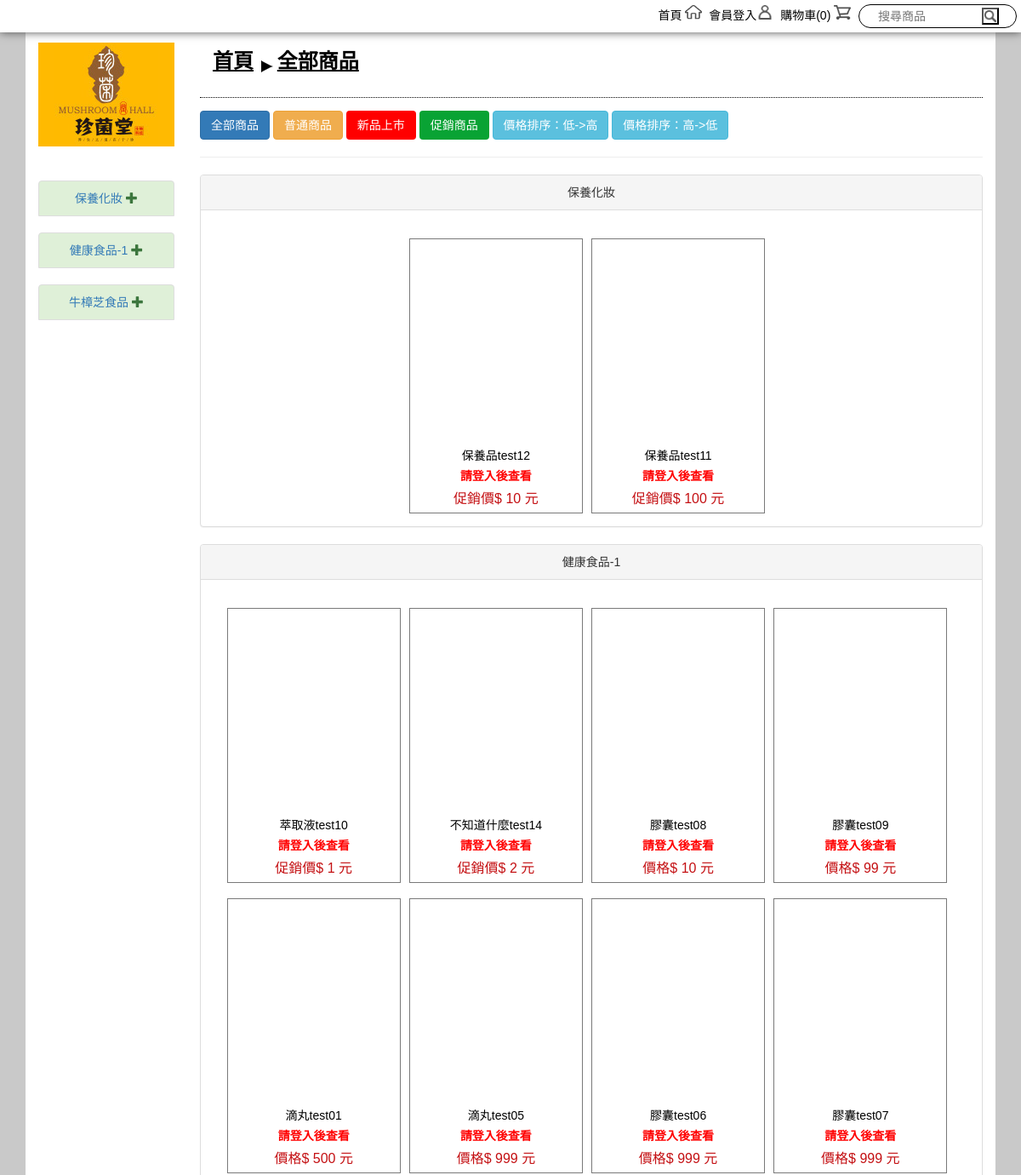
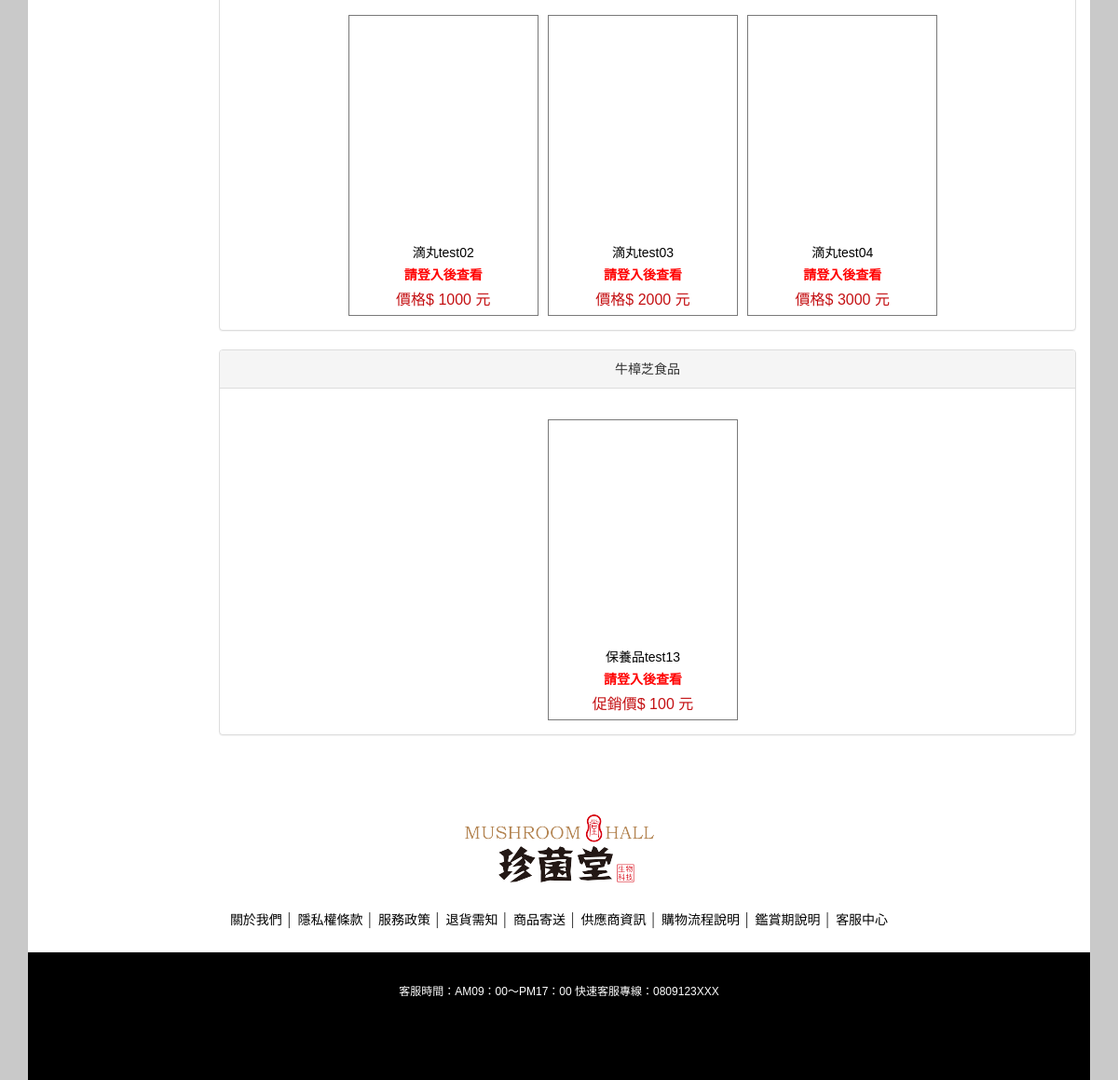
The page /pd_query.php on the database its author committed (2 pictures, top to bottom).
### tables this page shows
CREATE TABLE `proclass` (
  `no` int(11) NOT NULL COMMENT '類別編號 (PK)',
  `parent` int(11) NOT NULL COMMENT '上層編號(0:主類別，>0: 次類別)',
  `pcname` varchar(50) NOT NULL COMMENT '類別名稱',
  `sort` int(11) NOT NULL DEFAULT '1' COMMENT '類別順序(1最小)',
  `status` char(1) NOT NULL COMMENT '類別狀態(0:下架，1:上架)',
  `lang` varchar(10) NOT NULL COMMENT '語系代碼',
  `addtime` datetime NOT NULL COMMENT '建立時間',
  `updatetime` datetime NOT NULL COMMENT '修改時間'
);

CREATE TABLE `protags` (
  `no` int(11) NOT NULL COMMENT '標籤編號(流水號) ',
  `name` varchar(20) NOT NULL COMMENT '標籤名稱',
  `pic` varchar(50) NOT NULL COMMENT '圖片檔名',
  `color` varchar(10) NOT NULL COMMENT '標籤色碼',
  `sort` int(11) NOT NULL DEFAULT '1' COMMENT '標籤順序(1最小)',
  `lang` varchar(10) NOT NULL COMMENT '語系代碼',
  `addtime` datetime NOT NULL COMMENT '建立時間',
  `updatetime` datetime NOT NULL COMMENT '修改時間'
);

CREATE TABLE `products` (
  `proid` varchar(20) NOT NULL COMMENT '商品編號 (PK)',
  `suppid` varchar(20) NOT NULL COMMENT '供應商ID',
  `proname` varchar(50) NOT NULL COMMENT '商品名稱',
  `prointro` varchar(100) NOT NULL COMMENT '商品簡短說明',
  `pcno` int(11) NOT NULL COMMENT '商品主類別',
  `price` int(11) NOT NULL COMMENT '價格',
  `PV` int(11) NOT NULL COMMENT 'PV值',
  `bonuce` int(11) NOT NULL COMMENT '紅利',
  `stock` int(11) NOT NULL COMMENT '庫存量',
  `prodetail` text NOT NULL COMMENT '商品詳細說明',
  `protags` int(11) NOT NULL COMMENT '標籤編號(單選、標記效果) ',
  `weight` float NOT NULL DEFAULT '0' COMMENT '商品重量(KG)',
  `size` varchar(50) NOT NULL COMMENT '商品長寬高',
  `promo_start` datetime NOT NULL COMMENT '促銷起始時間',
  `promo_end` datetime NOT NULL COMMENT '促銷結束時間',
  `promo_price` int(11) NOT NULL COMMENT '促銷價格',
  `promo_PV` int(11) NOT NULL COMMENT '促銷PV值',
  `promo_bonuce` int(11) NOT NULL COMMENT '促銷紅利值',
  `uptime` datetime NOT NULL COMMENT '上架時間',
  `downtime` datetime NOT NULL COMMENT '下架時間',
  `memo` varchar(250) NOT NULL COMMENT '備註',
  `checkmemo` varchar(250) NOT NULL COMMENT '審核說明',
  `checktime` datetime NOT NULL COMMENT '審核時間',
  `status` char(1) NOT NULL DEFAULT '1' COMMENT '商品狀態(0:審核未通過,1:待審核,2:審核通過,3:上架,9:下架)',
  `lang` varchar(10) NOT NULL COMMENT '語系代碼',
  `viewcounts` int(11) NOT NULL DEFAULT '0' COMMENT '瀏覽次數',
  `addtime` datetime NOT NULL COMMENT '建立時間',
  `updatetime` datetime NOT NULL COMMENT '修改時間'
);

CREATE TABLE `productclass` (
  `no` int(11) NOT NULL COMMENT '圖片流水號(PK)',
  `proid` varchar(20) NOT NULL COMMENT '商品編號',
  `pcno1` int(11) NOT NULL COMMENT '商品類別編號(第1層)',
  `pcno2` int(11) NOT NULL COMMENT '商品類別編號(第2層)',
  `pcno3` int(11) NOT NULL COMMENT '商品類別編號(第3層)',
  `addtime` datetime NOT NULL COMMENT '建立時間',
  `updatetime` datetime NOT NULL COMMENT '修改時間'
);

### side_bar2.php (called while the page is built, shortened)
<?php
$classOne = [];
$classOneSql = 'SELECT A.no AS first_no, A.pcname AS first_name FROM proclass A WHERE A.parent=0 AND A.status=1 ORDER BY A.sort ASC';
$classOneRes = mysqli_query($conn, $classOneSql);
while ($classOneRow = mysqli_fetch_assoc($classOneRes)) {
    $classOne[] = $classOneRow;
}
?>

### pd_query.php (the view, shortened to what this page needs)
<?php
include 'db.php';
$isLogin = !empty($_SESSION['user']);
$products = [];
$productsSql = 'SELECT products.proid, products.proname, products.price, products.PV, products.bonuce, products.uptime, products.downtime, products.status, products.protags, products.promo_price, products.promo_PV, products.promo_bonuce, protags.name, protags.pic, protags.color, productclass.pcno1, productclass.pcno2, productclass.pcno3 FROM (SELECT * FROM products WHERE status=3 OR status=8) products LEFT JOIN protags ON products.protags=protags.no LEFT JOIN productclass ON products.proid=productclass.proid';
$productsRes = mysqli_query($conn, $productsSql);
while ($productsRow = mysqli_fetch_assoc($productsRes)) {
    $products[] = $productsRow;
}
$tmpArray = [];
foreach ($products as $product) {
    if ($product['status'] == 8) {
        if (!(time() > strtotime($product['uptime']) && time() < strtotime($product['downtime']))) {
        } else {
            $tmpArray[] = $product;
        }
    } else {
        $tmpArray[] = $product;
    }
}
$products = $tmpArray;
$tmpArray = [];
foreach ($products as $k => $v) {
    if ($v['protags'] == 2) {
        $tmpArray[$k] = $v['promo_price'];
    } else {
        $tmpArray[$k] = $v['price'];
    }
}
if (!isset($_GET['order'])) {
    asort($tmpArray);
}
$sortArray = [];
foreach ($tmpArray as $k => $v) {
    $sortArray[] = $products[$k];
}
$products = $sortArray;
$protags = [];
$protagsSql = 'SELECT no, name, pic, color FROM protags';
$protagsRes = mysqli_query($conn, $protagsSql);
while ($protagsRow = mysqli_fetch_assoc($protagsRes)) {
    $protags[] = $protagsRow;
}
$proclass = [];
$proclassSql = 'SELECT no, parent, pcname FROM proclass WHERE status=1 ORDER BY sort ASC';
$proclassRes = mysqli_query($conn, $proclassSql);
while ($proclassRow = mysqli_fetch_assoc($proclassRes)) {
    $proclass[] = $proclassRow;
}
$pics = [];
$picSql = 'SELECT proid, picname, picfile FROM productpics WHERE sort=1';
$picRes = mysqli_query($conn, $picSql);
while ($picsRow = mysqli_fetch_assoc($picRes)) {
    $pics[] = $picsRow;
}
?>
<!doctype html>
<html>
<head>
    <?php include 'http_head.php'; ?>
</head>
<body>
<div class="wrap">
    <?php include 'top_bar.php'; ?>
    <div class="container main">
        <div class="row content no-margin-rl">
            <div class="col-sm-2 left-area hidden-xs " style="">
                <?php include 'side_bar.php'; ?>
            </div>
            <div class="col-sm-10">
                <div class="beard">
                    <ul>
                        <li><a href="index.php">首頁</a></li>
                        <li><img src="img/process_icon.png" alt=""></li>
                        <?php
                        if (!isset($_GET['protags'])) {
                            if (isset($_GET['first']) && isset($_GET['second']) && isset($_GET['third'])) {
                                if ($_GET['second'] == 0 && $_GET['third'] == 0) {
                                    foreach ($proclass as $item) {
                                        if ($_GET['first'] == $item['no']) {
                                            echo '<li><a href="pd_query.php?first=' . $_GET['first'] . '&second=' . $_GET['second'] . '&third=' . $_GET['third'] . '">' . $item['pcname'] . '</a></li>';
                                            break;
                                        }
                                    }
                                } elseif ($_GET['third'] == 0) {
                                    foreach ($proclass as $item) {
                                        if ($_GET['first'] == $item['no']) {
                                            echo '<li><a href="pd_query.php?first=' . $_GET['first'] . '&second=' . 0 . '&third=' . $_GET['third'] . '">' . $item['pcname'] . '</a></li>';
                                            break;
                                        }
                                    }
                                    echo '<li><img src="img/process_icon.png" alt=""></li>';
                                    foreach ($proclass as $item) {
                                        if ($_GET['second'] == $item['no']) {
                                            echo '<li><a href="pd_query.php?first=' . $_GET['first'] . '&second=' . $_GET['second'] . '&third=' . $_GET['third'] . '">' . $item['pcname'] . '</a></li>';
                                            break;
                                        }
                                    }
                                } else {
                                    foreach ($proclass as $item) {
                                        if ($_GET['first'] == $item['no']) {
                                            echo '<li><a href="pd_query.php?first=' . $_GET['first'] . '&second=' . 0 . '&third=' . 0 . '">' . $item['pcname'] . '</a></li>';
                                            break;
                                        }
                                    }
                                    echo '<li><img src="img/process_icon.png" alt=""></li>';
                                    foreach ($proclass as $item) {
                                        if ($_GET['second'] == $item['no']) {
                                            echo '<li><a href="pd_query.php?first=' . $_GET['first'] . '&second=' . $_GET['second'] . '&third=' . 0 . '">' . $item['pcname'] . '</a></li>';
                                            break;
                                        }
                                    }
                                    echo '<li><img src="img/process_icon.png" alt=""></li>';
                                    foreach ($proclass as $item) {
                                        if ($_GET['third'] == $item['no']) {
                                            echo '<li><a href="pd_query.php?first=' . $_GET['first'] . '&second=' . $_GET['second'] . '&third=' . $_GET['third'] . '">' . $item['pcname'] . '</a></li>';
                                            break;
                                        }
                                    }
                                }
                            } else {
                                echo '<li><a>全部商品</a></li>';
                            }
                        }
                        ?>
                    </ul>
                </div>
                <div class="content-area">
                    <div class="row">
                        <div class="col-sm-12">
                            <a href="pd_query.php" class="btn btn-primary" role="button">全部商品</a>
                            <a href="pd_query.php?protags=0" class="btn btn-warning" role="button">普通商品</a>
                            <?php
                            foreach ($protags as $protag) {
                                echo '<a href="pd_query.php?protags=' .
                                    $protag['no'] .
                                    '" class="btn" role="button" style="color: white;background-color: ' .
                                    $protag['color'] .
                                    ';">' .
                                    $protag['name'] .
                                    '</a>' .
                                    "\n";
                            }
                            ?>
                            <a id="plth" href="" class="btn btn-info" role="button">價格排序：低->高</a>
                            <a id="phtl" href="" class="btn btn-info" role="button">價格排序：高->低</a>
                        </div>
                    </div>
                </div>
                <hr/>
                <div class="product-area">
                    <div class="product-list">
                        <?php
                        foreach ($proclass as $item) {
                            if ($item['parent'] == 0) {
                                foreach ($products as $product) {
                                    if ($product['pcno1'] == $item['no']) {
                                        echo '<div class="panel panel-default">';
                                        echo '<div class="panel-heading">' . $item['pcname'] . '</div>';
                                        echo '<div class="panel-body">';
                                        break;
                                    }
                                }
                                foreach ($products as $product) {
                                    if ($product['pcno1'] == $item['no']) {
                                        echo '<div class="pd">';
                                        echo "<a href='pd_page.php?proid=" . $product['proid'] . "'>";
                                        foreach ($pics as $pic) {
                                            if ($product['proid'] == $pic['proid']) {
                                                echo '<div class="pd-pic"><img src="upload/product/' . $pic['picfile'] . '" alt=""/></div>';
                                            }
                                        }
                                        echo '<div class="pd-name">' . $product['proname'] . '</div>';
                                        if ($isLogin) {
                                            switch ($_SESSION['user2']['type']) {
                                                case 1:
                                                    echo '<div class="pd-pv">紅利：' . $product['bonuce'] . '</div>';
                                                    break;
                                                case 2:
                                                    echo '<div class="pd-pv">PV：' . $product['PV'] . '</div>';
                                                    break;
                                            }
                                        } else {
                                            echo '<div class="pd-pv">請登入後查看</div>';
                                        }
                                        if ($product['protags'] == 2) {
                                            echo '<div class="pd-price">促銷價$ ' . $product['promo_price'] . ' 元</div>';
                                        } else {
                                            echo '<div class="pd-price">價格$ ' . $product['price'] . ' 元</div>';
                                        }
                                        echo '</a>';
                                        echo '</div>';
                                    }
                                }
                                foreach ($products as $product) {
                                    if ($product['pcno1'] == $item['no']) {
                                        echo '</div>';
                                        echo '</div>';
                                        break;
                                    }
                                }
                            }
                        }
                        ?>
                    </div>
                </div>
            </div>
        </div>
        <?php include 'footer.php'; ?>
    </div>
</div>
</body>
</html>

### side_bar.php (shortened to what this page needs)
<div class=" left-move ">
    <div class="logo ">
        <a href="index.php"><img src="img/logo.jpg" style="" alt=""></a>
    </div>
    <br/>
    <br/>
    <div class="menu-area">
        <?php
        foreach ($classOne as $item1) {
            echo '<ul class="list-group sbar">';
            echo '<li class="list-group-item list-group-item-success c1">';
            echo '<a href="pd_query.php?first=' . $item1['first_no'] . '&second=0&third=0">';
            echo $item1['first_name'].' ';
            echo '</a>';
            echo '</li>';
            echo '</ul>';
        }
        ?>
    </div>
</div>

### css/layout.css (style rules this page uses)
a { text-decoration:none; }
img { height:auto; max-width:100%; }
body { margin:0px; background-color:#C9C9C9; font-family:'Microsoft JhengHei' , Arial; }
.wrap { width:100%; }
.main { margin:0 auto; }
.content { background-color:#FFF; }
.no-margin-rl { margin-left:0px; margin-right:0px; }
.left-move { margin-top:50px; text-align:center; }
.logo { width:100%; background-color:#FFBA01; }
.menu-area { width:100%; margin-top:0px; }
.product-area { width:100%; }
.beard { width:100%; margin-top:55px; margin-bottom:15px; padding-bottom:15px; border-bottom:1px #000 dotted; }
.beard ul li { display:inline-block; position:relative; left:15px; }
.beard ul li a { font-size:24px; font-weight:bold; color:#000; text-decoration:underline; }
.product-area .product-list .pd a { color:#000; }
.product-list { width:100%; text-align:center; }
.pd { width:23%; text-align:center; margin-top:2% ; margin-right:10px; display:inline-block; border:1px solid #797979; position:relative; }
.pd-name { padding:2px; font-size:14px; }
.pd-pv { padding:2px; font-weight:bold; color:red; }
.pd-price { padding:4px; color:#C41013; font-size:16px; }
.content-area { width:100%; }
.left-area { margin-left: 0px; z-index:0; background-color:#fff; }
body { position: relative; }

### rows shown on the page
proclass: pcname "保養化妝"
proclass: pcname "健康食品-1"
proclass: pcname "牛樟芝食品"
protags: name "新品上市"
protags: name "促銷商品"
products: proname "保養品test12", promo_price "10"
products: proname "保養品test11", promo_price "100"
products: proname "萃取液test10", promo_price "1"
products: proname "不知道什麼test14", promo_price "2"
productclass: proid.proname "膠囊test08", proid.price "10"
productclass: proid.proname "膠囊test09", proid.price "99"
productclass: proid.proname "滴丸test01", proid.price "500"
productclass: proid.proname "滴丸test05", proid.price "999"
products: proname "膠囊test06", price "999"
products: proname "膠囊test07", price "999"
products: proname "滴丸test02", price "1000"
products: proname "滴丸test03", price "2000"
products: proname "滴丸test04", price "3000"
products: proname "保養品test13", promo_price "100"

### other values the page prints
count($_SESSION['shop_cart']) "0"
$setting["serv_time"] "AM09：00～PM17：00"
$setting["cs_phone"] "0809123XXX"
